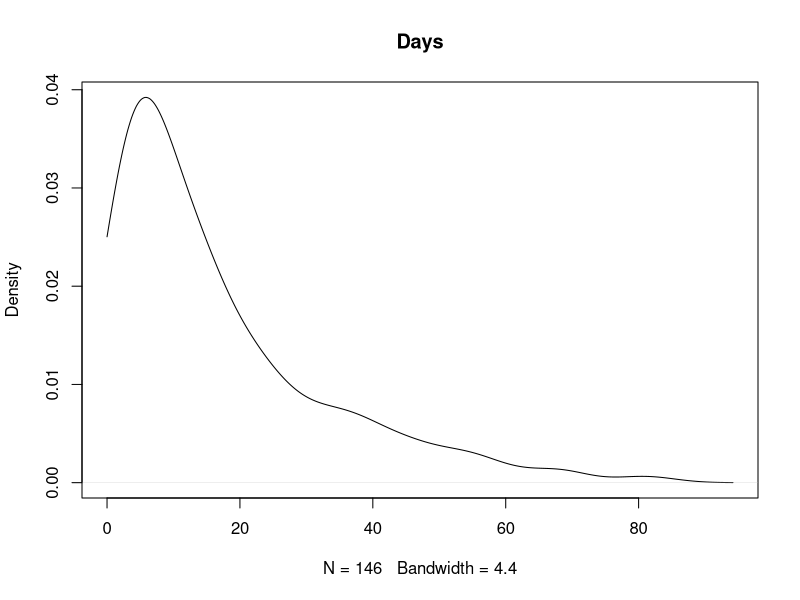
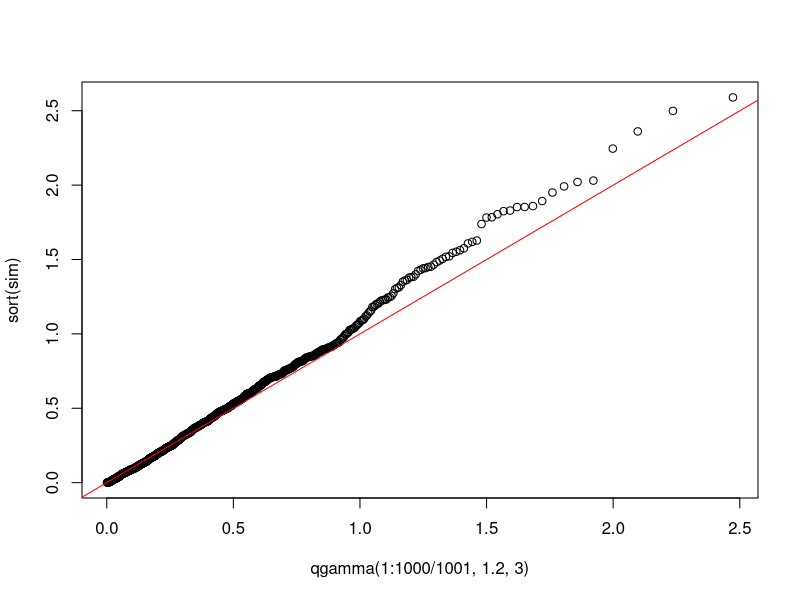

The R script that drew these images, in order:
library(MASS)
data(quine)
plot(density(quine$Days, from = 0),main = "Days")

r = 1.5
k_hat = mean(quine[,'Days'])

#MLE
p_hat_mle = k_hat/(r+k_hat) 


simulation<- function(c,d) {
  x = rnorm(1)
  y = runif(1,0,dnorm(x))
  while (x < -(1/c)||y > f(x,c,d)) {
    x = rnorm(1)
    y = runif(1,0,dnorm(x))
  }
  return(x)
}

f <- function(x,c,d){
  return(exp(g(x,c,d)))
}

g <- function(x,c,d){
  return(d*log((1+c*x)^3) - d*(1+c*x)^3+d)
}



mygamma = function(n,alpha,lambda){
  d = alpha -1/3
  c = 1/sqrt(9*d)
  
  result = rep(0,n)
  for(i in 1:n) {
    result[i] = ((d * (1 + c*simulation(c,d))^3) / lambda)
  }
  return(result)
}





set.seed(2)
sim = mygamma(1000,1.2,3)
plot(qgamma(1:1000/1001,1.2,3),sort(sim))
abline(0,1,col="red")

